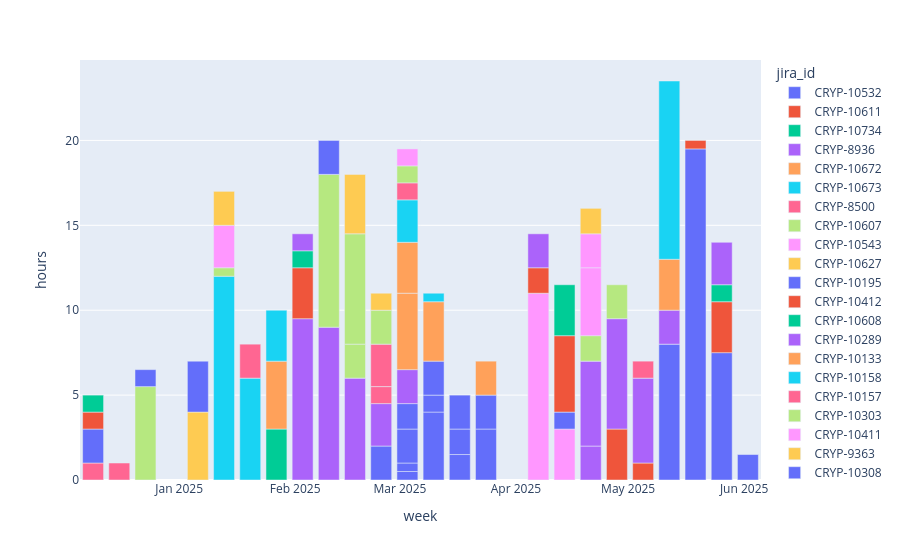

Notebook code for this chart:
### Code cell
px.bar(user_issues_hours_weekly(ts_user).toPandas(),x='week',y='hours',color='jira_id',hover_data={'summary':True})

### Figure 1 — Plotly figure (JSON) as saved in the notebook; plotly's stock layout.template omitted (floating-point values rounded to 4 significant figures)
{"data": [{"customdata": [["Cassandra Problemy z zasobami"], ["Cassandra Problemy z zasobami"], ["Cassandra Problemy z zasobami"], ["Cassandra Problemy z zasobami"]], "hovertemplate": "jira_id=CRYP-10532<br>week=%{x}<br>hours=%{y}<br>summary=%{customdata[0]}<extra></extra>", "legendgroup": "CRYP-10532", "marker": {"color": "#636efa", "pattern": {"shape": ""}}, "name": "CRYP-10532", "orientation": "v", "showlegend": true, "textposition": "auto", "type": "bar", "x": ["2025-06-02", "2025-05-26", "2025-05-19", "2025-05-12"], "xaxis": "x", "y": [1.5, 7.5, 19.5, 8.0], "yaxis": "y"}, {"customdata": [["Dostosowanie compaction strategy dla tabeli coefficient_v1 w keyspace qa_coefficient i liquee_coefficient"], ["Dostosowanie compaction strategy dla tabeli coefficient_v1 w keyspace qa_coefficient i liquee_coefficient"], ["Dostosowanie compaction strategy dla tabeli coefficient_v1 w keyspace qa_coefficient i liquee_coefficient"], ["Dostosowanie compaction strategy dla tabeli coefficient_v1 w keyspace qa_coefficient i liquee_coefficient"]], "hovertemplate": "jira_id=CRYP-10611<br>week=%{x}<br>hours=%{y}<br>summary=%{customdata[0]}<extra></extra>", "legendgroup": "CRYP-10611", "marker": {"color": "#EF553B", "pattern": {"shape": ""}}, "name": "CRYP-10611", "orientation": "v", "showlegend": true, "textposition": "auto", "type": "bar", "x": ["2025-05-26", "2025-05-19", "2025-05-05", "2025-04-28"], "xaxis": "x", "y": [3.0, 0.5, 1.0, 3.0], "yaxis": "y"}, {"customdata": [["Zbieranie logów z fail2ban i OpenVPN do Grayloga "]], "hovertemplate": "jira_id=CRYP-10734<br>week=%{x}<br>hours=%{y}<br>summary=%{customdata[0]}<extra></extra>", "legendgroup": "CRYP-10734", "marker": {"color": "#00cc96", "pattern": {"shape": ""}}, "name": "CRYP-10734", "orientation": "v", "showlegend": true, "textposition": "auto", "type": "bar", "x": ["2025-05-26"], "xaxis": "x", "y": [1.0], "yaxis": "y"}, {"customdata": [["Gitlab/Nexus przez HTTPS"], ["Gitlab/Nexus przez HTTPS"], ["Gitlab/Nexus przez HTTPS"], ["Gitlab/Nexus przez HTTPS"], ["Gitlab/Nexus przez HTTPS"], ["Gitlab/Nexus przez HTTPS"]], "hovertemplate": "jira_id=CRYP-8936<br>week=%{x}<br>hours=%{y}<br>summary=%{customdata[0]}<extra></extra>", "legendgroup": "CRYP-8936", "marker": {"color": "#ab63fa", "pattern": {"shape": ""}}, "name": "CRYP-8936", "orientation": "v", "showlegend": true, "textposition": "auto", "type": "bar", "x": ["2025-05-26", "2025-05-12", "2025-05-05", "2025-04-28", "2025-04-21", "2025-04-21"], "xaxis": "x", "y": [2.5, 2.0, 5.0, 6.5, 2.0, 5.0], "yaxis": "y"}, {"customdata": [["Airflow kolejkowanie wykonywanych zadań"]], "hovertemplate": "jira_id=CRYP-10672<br>week=%{x}<br>hours=%{y}<br>summary=%{customdata[0]}<extra></extra>", "legendgroup": "CRYP-10672", "marker": {"color": "#FFA15A", "pattern": {"shape": ""}}, "name": "CRYP-10672", "orientation": "v", "showlegend": true, "textposition": "auto", "type": "bar", "x": ["2025-05-12"], "xaxis": "x", "y": [3.0], "yaxis": "y"}, {"customdata": [["[Mexc] Przygotowanie produkcji do wdrożenia transactions-verifier"]], "hovertemplate": "jira_id=CRYP-10673<br>week=%{x}<br>hours=%{y}<br>summary=%{customdata[0]}<extra></extra>", "legendgroup": "CRYP-10673", "marker": {"color": "#19d3f3", "pattern": {"shape": ""}}, "name": "CRYP-10673", "orientation": "v", "showlegend": true, "textposition": "auto", "type": "bar", "x": ["2025-05-12"], "xaxis": "x", "y": [10.5], "yaxis": "y"}, {"customdata": [["Usunięcie serwerów pyspark-notebook"]], "hovertemplate": "jira_id=CRYP-8500<br>week=%{x}<br>hours=%{y}<br>summary=%{customdata[0]}<extra></extra>", "legendgroup": "CRYP-8500", "marker": {"color": "#FF6692", "pattern": {"shape": ""}}, "name": "CRYP-8500", "orientation": "v", "showlegend": true, "textposition": "auto", "type": "bar", "x": ["2025-05-05"], "xaxis": "x", "y": [1.0], "yaxis": "y"}, {"customdata": [["Jenkins potrafi budować kontenery dockerowe w JDK21"], ["Jenkins potrafi budować kontenery dockerowe w JDK21"]], "hovertemplate": "jira_id=CRYP-10607<br>week=%{x}<br>hours=%{y}<br>summary=%{customdata[0]}<extra></extra>", "legendgroup": "CRYP-10607", "marker": {"color": "#B6E880", "pattern": {"shape": ""}}, "name": "CRYP-10607", "orientation": "v", "showlegend": true, "textposition": "auto", "type": "bar", "x": ["2025-04-28", "2025-04-21"], "xaxis": "x", "y": [2.0, 1.5], "yaxis": "y"}, {"customdata": [["Wyłączenie konsumpcji danych z Polygon"], ["Wyłączenie konsumpcji danych z Polygon"], ["Wyłączenie konsumpcji danych z Polygon"], ["Wyłączenie konsumpcji danych z Polygon"]], "hovertemplate": "jira_id=CRYP-10543<br>week=%{x}<br>hours=%{y}<br>summary=%{customdata[0]}<extra></extra>", "legendgroup": "CRYP-10543", "marker": {"color": "#FF97FF", "pattern": {"shape": ""}}, "name": "CRYP-10543", "orientation": "v", "showlegend": true, "textposition": "auto", "type": "bar", "x": ["2025-04-21", "2025-04-21", "2025-04-14", "2025-04-07"], "xaxis": "x", "y": [4.0, 2.0, 3.0, 11.0], "yaxis": "y"}, {"customdata": [["[Release-verifier] Program nie kończy się po uruchomieniu"]], "hovertemplate": "jira_id=CRYP-10627<br>week=%{x}<br>hours=%{y}<br>summary=%{customdata[0]}<extra></extra>", "legendgroup": "CRYP-10627", "marker": {"color": "#FECB52", "pattern": {"shape": ""}}, "name": "CRYP-10627", "orientation": "v", "showlegend": true, "textposition": "auto", "type": "bar", "x": ["2025-04-21"], "xaxis": "x", "y": [1.5], "yaxis": "y"}, {"customdata": [["[Swarm] Error while deleting neighbor entry"], ["[Swarm] Error while deleting neighbor entry"], ["[Swarm] Error while deleting neighbor entry"], ["[Swarm] Error while deleting neighbor entry"], ["[Swarm] Error while deleting neighbor entry"], ["[Swarm] Error while deleting neighbor entry"], ["[Swarm] Error while deleting neighbor entry"], ["[Swarm] Error while deleting neighbor entry"], ["[Swarm] Error while deleting neighbor entry"], ["[Swarm] Error while deleting neighbor entry"], ["[Swarm] Error while deleting neighbor entry"], ["[Swarm] Error while deleting neighbor entry"], ["[Swarm] Error while deleting neighbor entry"], ["[Swarm] Error while deleting neighbor entry"]], "hovertemplate": "jira_id=CRYP-10195<br>week=%{x}<br>hours=%{y}<br>summary=%{customdata[0]}<extra></extra>", "legendgroup": "CRYP-10195", "marker": {"color": "#636efa", "pattern": {"shape": ""}}, "name": "CRYP-10195", "orientation": "v", "showlegend": true, "textposition": "auto", "type": "bar", "x": ["2025-04-14", "2025-03-24", "2025-03-24", "2025-03-17", "2025-03-17", "2025-03-17", "2025-03-10", "2025-03-10", "2025-03-10", "2025-03-03", "2025-03-03", "2025-03-03", "2025-03-03", "2025-02-24"], "xaxis": "x", "y": [1.0, 3.0, 2.0, 1.5, 1.5, 2.0, 4.0, 1.0, 2.0, 0.5, 0.5, 2.0, 1.5, 2.0], "yaxis": "y"}, {"customdata": [["Zwiększenie puli adresów publicznych dla proxy FRA->SIN"], ["Zwiększenie puli adresów publicznych dla proxy FRA->SIN"]], "hovertemplate": "jira_id=CRYP-10412<br>week=%{x}<br>hours=%{y}<br>summary=%{customdata[0]}<extra></extra>", "legendgroup": "CRYP-10412", "marker": {"color": "#EF553B", "pattern": {"shape": ""}}, "name": "CRYP-10412", "orientation": "v", "showlegend": true, "textposition": "auto", "type": "bar", "x": ["2025-04-14", "2025-04-07"], "xaxis": "x", "y": [4.5, 1.5], "yaxis": "y"}, {"customdata": [["Wykonywanie kopi mongodb"]], "hovertemplate": "jira_id=CRYP-10608<br>week=%{x}<br>hours=%{y}<br>summary=%{customdata[0]}<extra></extra>", "legendgroup": "CRYP-10608", "marker": {"color": "#00cc96", "pattern": {"shape": ""}}, "name": "CRYP-10608", "orientation": "v", "showlegend": true, "textposition": "auto", "type": "bar", "x": ["2025-04-14"], "xaxis": "x", "y": [3.0], "yaxis": "y"}, {"customdata": [["Ograniczenie ilości alertów na google chat."], ["Ograniczenie ilości alertów na google chat."], ["Ograniczenie ilości alertów na google chat."], ["Ograniczenie ilości alertów na google chat."], ["Ograniczenie ilości alertów na google chat."], ["Ograniczenie ilości alertów na google chat."]], "hovertemplate": "jira_id=CRYP-10289<br>week=%{x}<br>hours=%{y}<br>summary=%{customdata[0]}<extra></extra>", "legendgroup": "CRYP-10289", "marker": {"color": "#ab63fa", "pattern": {"shape": ""}}, "name": "CRYP-10289", "orientation": "v", "showlegend": true, "textposition": "auto", "type": "bar", "x": ["2025-04-07", "2025-03-03", "2025-02-24", "2025-02-17", "2025-02-10", "2025-02-03"], "xaxis": "x", "y": [2.0, 2.0, 2.5, 6.0, 9.0, 9.5], "yaxis": "y"}, {"customdata": [["[BtcTurk][Azure] Przetestowanie możliwości instalacji algo-engine"], ["[BtcTurk][Azure] Przetestowanie możliwości instalacji algo-engine"], ["[BtcTurk][Azure] Przetestowanie możliwości instalacji algo-engine"], ["[BtcTurk][Azure] Przetestowanie możliwości instalacji algo-engine"]], "hovertemplate": "jira_id=CRYP-10133<br>week=%{x}<br>hours=%{y}<br>summary=%{customdata[0]}<extra></extra>", "legendgroup": "CRYP-10133", "marker": {"color": "#FFA15A", "pattern": {"shape": ""}}, "name": "CRYP-10133", "orientation": "v", "showlegend": true, "textposition": "auto", "type": "bar", "x": ["2025-03-24", "2025-03-10", "2025-03-03", "2025-03-03"], "xaxis": "x", "y": [2.0, 3.5, 4.5, 3.0], "yaxis": "y"}, {"customdata": [["Wyłącznie usuwania obrazów na airflow i joba Warehouse"], ["Wyłącznie usuwania obrazów na airflow i joba Warehouse"]], "hovertemplate": "jira_id=CRYP-10158<br>week=%{x}<br>hours=%{y}<br>summary=%{customdata[0]}<extra></extra>", "legendgroup": "CRYP-10158", "marker": {"color": "#19d3f3", "pattern": {"shape": ""}}, "name": "CRYP-10158", "orientation": "v", "showlegend": true, "textposition": "auto", "type": "bar", "x": ["2025-03-10", "2025-03-03"], "xaxis": "x", "y": [0.5, 2.5], "yaxis": "y"}, {"customdata": [["Sprawdzenie node_exportera"], ["Sprawdzenie node_exportera"], ["Sprawdzenie node_exportera"]], "hovertemplate": "jira_id=CRYP-10157<br>week=%{x}<br>hours=%{y}<br>summary=%{customdata[0]}<extra></extra>", "legendgroup": "CRYP-10157", "marker": {"color": "#FF6692", "pattern": {"shape": ""}}, "name": "CRYP-10157", "orientation": "v", "showlegend": true, "textposition": "auto", "type": "bar", "x": ["2025-03-03", "2025-02-24", "2025-02-24"], "xaxis": "x", "y": [1.0, 1.0, 2.5], "yaxis": "y"}, {"customdata": [["Monitoring zookeeper i kafki"], ["Monitoring zookeeper i kafki"], ["Monitoring zookeeper i kafki"], ["Monitoring zookeeper i kafki"], ["Monitoring zookeeper i kafki"]], "hovertemplate": "jira_id=CRYP-10303<br>week=%{x}<br>hours=%{y}<br>summary=%{customdata[0]}<extra></extra>", "legendgroup": "CRYP-10303", "marker": {"color": "#B6E880", "pattern": {"shape": ""}}, "name": "CRYP-10303", "orientation": "v", "showlegend": true, "textposition": "auto", "type": "bar", "x": ["2025-03-03", "2025-02-24", "2025-02-17", "2025-02-17", "2025-02-10"], "xaxis": "x", "y": [1.0, 2.0, 2.0, 6.5, 9.0], "yaxis": "y"}, {"customdata": [["Zwiększenie czasu dostępności logów kontenerów"]], "hovertemplate": "jira_id=CRYP-10411<br>week=%{x}<br>hours=%{y}<br>summary=%{customdata[0]}<extra></extra>", "legendgroup": "CRYP-10411", "marker": {"color": "#FF97FF", "pattern": {"shape": ""}}, "name": "CRYP-10411", "orientation": "v", "showlegend": true, "textposition": "auto", "type": "bar", "x": ["2025-03-03"], "xaxis": "x", "y": [1.0], "yaxis": "y"}, {"customdata": [["Usunięcie Uniswap Gateway w wersji standalone"], ["Usunięcie Uniswap Gateway w wersji standalone"]], "hovertemplate": "jira_id=CRYP-9363<br>week=%{x}<br>hours=%{y}<br>summary=%{customdata[0]}<extra></extra>", "legendgroup": "CRYP-9363", "marker": {"color": "#FECB52", "pattern": {"shape": ""}}, "name": "CRYP-9363", "orientation": "v", "showlegend": true, "textposition": "auto", "type": "bar", "x": ["2025-02-24", "2025-02-17"], "xaxis": "x", "y": [1.0, 3.5], "yaxis": "y"}, {"customdata": [["POC - influxdb cluster"]], "hovertemplate": "jira_id=CRYP-10308<br>week=%{x}<br>hours=%{y}<br>summary=%{customdata[0]}<extra></extra>", "legendgroup": "CRYP-10308", "marker": {"color": "#636efa", "pattern": {"shape": ""}}, "name": "CRYP-10308", "orientation": "v", "showlegend": true, "textposition": "auto", "type": "bar", "x": ["2025-02-10"], "xaxis": "x", "y": [2.0], "yaxis": "y"}, {"customdata": [["Błąd z cache dns api-gateway"]], "hovertemplate": "jira_id=CRYP-10208<br>week=%{x}<br>hours=%{y}<br>summary=%{customdata[0]}<extra></extra>", "legendgroup": "CRYP-10208", "marker": {"color": "#EF553B", "pattern": {"shape": ""}}, "name": "CRYP-10208", "orientation": "v", "showlegend": true, "textposition": "auto", "type": "bar", "x": ["2025-02-03"], "xaxis": "x", "y": [3.0], "yaxis": "y"}, {"customdata": [["Weryfikacja tabel w cassandra"], ["Weryfikacja tabel w cassandra"]], "hovertemplate": "jira_id=CRYP-10288<br>week=%{x}<br>hours=%{y}<br>summary=%{customdata[0]}<extra></extra>", "legendgroup": "CRYP-10288", "marker": {"color": "#00cc96", "pattern": {"shape": ""}}, "name": "CRYP-10288", "orientation": "v", "showlegend": true, "textposition": "auto", "type": "bar", "x": ["2025-02-03", "2025-01-27"], "xaxis": "x", "y": [1.0, 3.0], "yaxis": "y"}, {"customdata": [["Bitbay Adapter > cannot use H2 data source"]], "hovertemplate": "jira_id=CRYP-1031<br>week=%{x}<br>hours=%{y}<br>summary=%{customdata[0]}<extra></extra>", "legendgroup": "CRYP-1031", "marker": {"color": "#ab63fa", "pattern": {"shape": ""}}, "name": "CRYP-1031", "orientation": "v", "showlegend": true, "textposition": "auto", "type": "bar", "x": ["2025-02-03"], "xaxis": "x", "y": [1.0], "yaxis": "y"}, {"customdata": [["Rozszerzenie zookeeper Liquee"]], "hovertemplate": "jira_id=CRYP-10114<br>week=%{x}<br>hours=%{y}<br>summary=%{customdata[0]}<extra></extra>", "legendgroup": "CRYP-10114", "marker": {"color": "#FFA15A", "pattern": {"shape": ""}}, "name": "CRYP-10114", "orientation": "v", "showlegend": true, "textposition": "auto", "type": "bar", "x": ["2025-01-27"], "xaxis": "x", "y": [4.0], "yaxis": "y"}, {"customdata": [["Optymalizacja alarmów braku sieci"], ["Optymalizacja alarmów braku sieci"], ["Optymalizacja alarmów braku sieci"]], "hovertemplate": "jira_id=CRYP-9822<br>week=%{x}<br>hours=%{y}<br>summary=%{customdata[0]}<extra></extra>", "legendgroup": "CRYP-9822", "marker": {"color": "#19d3f3", "pattern": {"shape": ""}}, "name": "CRYP-9822", "orientation": "v", "showlegend": true, "textposition": "auto", "type": "bar", "x": ["2025-01-27", "2025-01-20", "2025-01-13"], "xaxis": "x", "y": [3.0, 6.0, 12.0], "yaxis": "y"}, {"customdata": [["Upgrade out-gw1.liquee"], ["Upgrade out-gw1.liquee"], ["Upgrade out-gw1.liquee"]], "hovertemplate": "jira_id=CRYP-10055<br>week=%{x}<br>hours=%{y}<br>summary=%{customdata[0]}<extra></extra>", "legendgroup": "CRYP-10055", "marker": {"color": "#FF6692", "pattern": {"shape": ""}}, "name": "CRYP-10055", "orientation": "v", "showlegend": true, "textposition": "auto", "type": "bar", "x": ["2025-01-20", "2024-12-16", "2024-12-09"], "xaxis": "x", "y": [2.0, 1.0, 1.0], "yaxis": "y"}, {"customdata": [["Pull'owanie obrazów zajmuje dużo czasu."], ["Pull'owanie obrazów zajmuje dużo czasu."]], "hovertemplate": "jira_id=CRYP-10059<br>week=%{x}<br>hours=%{y}<br>summary=%{customdata[0]}<extra></extra>", "legendgroup": "CRYP-10059", "marker": {"color": "#B6E880", "pattern": {"shape": ""}}, "name": "CRYP-10059", "orientation": "v", "showlegend": true, "textposition": "auto", "type": "bar", "x": ["2025-01-13", "2024-12-23"], "xaxis": "x", "y": [0.5, 5.5], "yaxis": "y"}, {"customdata": [["[Hurtownia danych] Dodanie tabel z Influxa do hurtowni"]], "hovertemplate": "jira_id=CRYP-10184<br>week=%{x}<br>hours=%{y}<br>summary=%{customdata[0]}<extra></extra>", "legendgroup": "CRYP-10184", "marker": {"color": "#FF97FF", "pattern": {"shape": ""}}, "name": "CRYP-10184", "orientation": "v", "showlegend": true, "textposition": "auto", "type": "bar", "x": ["2025-01-13"], "xaxis": "x", "y": [2.5], "yaxis": "y"}, {"customdata": [["Monitoring stanu Airflow i hdfs"], ["Monitoring stanu Airflow i hdfs"]], "hovertemplate": "jira_id=CRYP-9423<br>week=%{x}<br>hours=%{y}<br>summary=%{customdata[0]}<extra></extra>", "legendgroup": "CRYP-9423", "marker": {"color": "#FECB52", "pattern": {"shape": ""}}, "name": "CRYP-9423", "orientation": "v", "showlegend": true, "textposition": "auto", "type": "bar", "x": ["2025-01-13", "2025-01-06"], "xaxis": "x", "y": [2.0, 4.0], "yaxis": "y"}, {"customdata": [["Airflow QA naprawa"], ["Airflow QA naprawa"], ["Airflow QA naprawa"]], "hovertemplate": "jira_id=CRYP-9547<br>week=%{x}<br>hours=%{y}<br>summary=%{customdata[0]}<extra></extra>", "legendgroup": "CRYP-9547", "marker": {"color": "#636efa", "pattern": {"shape": ""}}, "name": "CRYP-9547", "orientation": "v", "showlegend": true, "textposition": "auto", "type": "bar", "x": ["2025-01-06", "2024-12-23", "2024-12-09"], "xaxis": "x", "y": [3.0, 1.0, 2.0], "yaxis": "y"}, {"customdata": [["Wyjaśnić przyczyny dlaczego airflow nie startował zadań na airflow.platform"]], "hovertemplate": "jira_id=CRYP-10010<br>week=%{x}<br>hours=%{y}<br>summary=%{customdata[0]}<extra></extra>", "legendgroup": "CRYP-10010", "marker": {"color": "#EF553B", "pattern": {"shape": ""}}, "name": "CRYP-10010", "orientation": "v", "showlegend": true, "textposition": "auto", "type": "bar", "x": ["2024-12-09"], "xaxis": "x", "y": [1.0], "yaxis": "y"}, {"customdata": [["[Hurtownia danych] Dodanie tabeli VOLLEYBALL_VWAP  z Influxa do hurtowni"]], "hovertemplate": "jira_id=CRYP-10143<br>week=%{x}<br>hours=%{y}<br>summary=%{customdata[0]}<extra></extra>", "legendgroup": "CRYP-10143", "marker": {"color": "#00cc96", "pattern": {"shape": ""}}, "name": "CRYP-10143", "orientation": "v", "showlegend": true, "textposition": "auto", "type": "bar", "x": ["2024-12-09"], "xaxis": "x", "y": [1.0], "yaxis": "y"}], "layout": {"barmode": "relative", "legend": {"title": {"text": "jira_id"}, "tracegroupgap": 0}, "margin": {"t": 60}, "xaxis": {"anchor": "y", "domain": [0, 1], "title": {"text": "week"}}, "yaxis": {"anchor": "x", "domain": [0, 1], "title": {"text": "hours"}}}}
